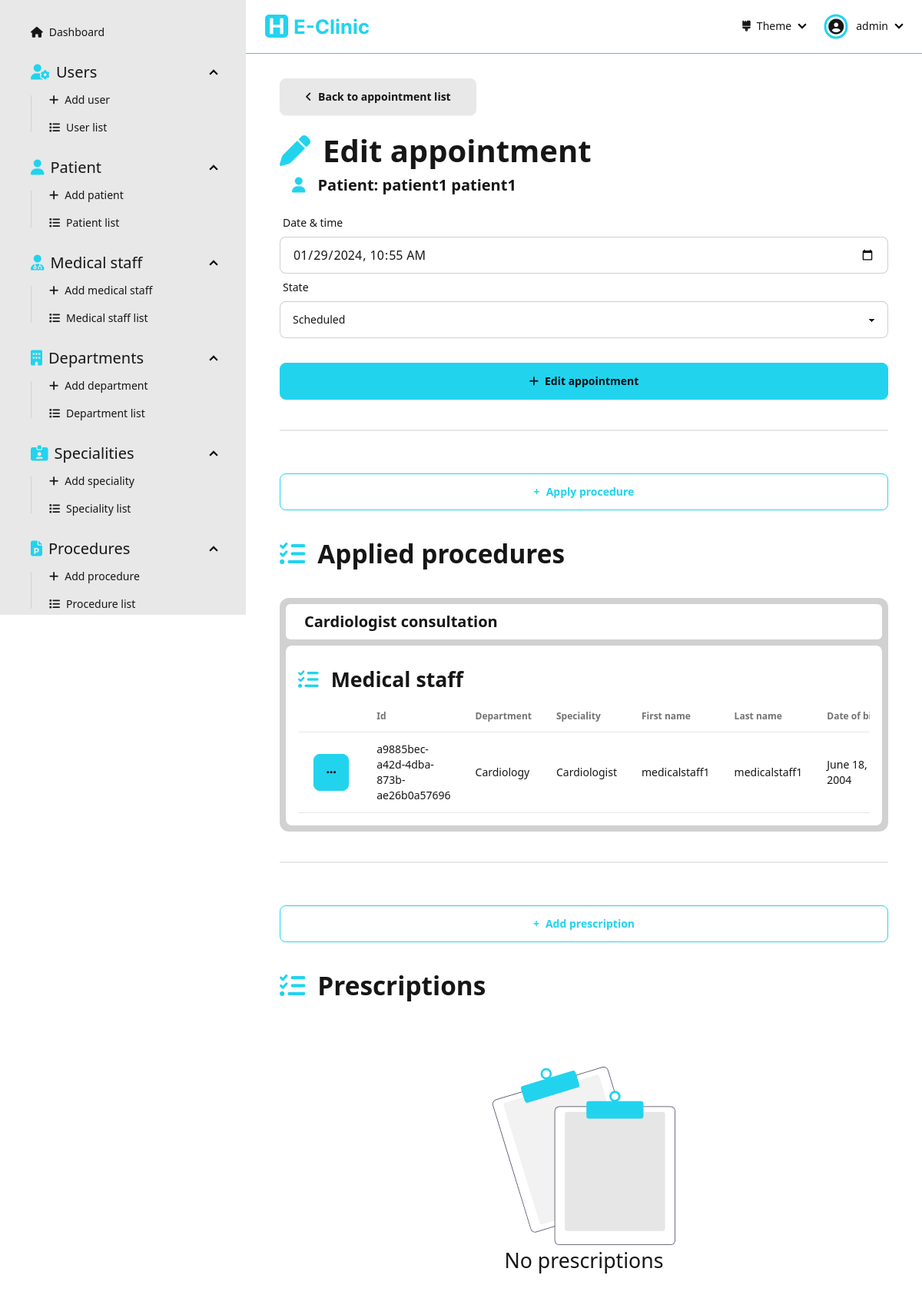
/dashboard/appointments/edit/ead32697e2bb4751986328b0bfb9da7b/ (signed in), run on the app's committed database.
### Dashboard/models.py (models this page shows, shortened)
class Patient(models.Model):
  id = models.UUIDField(primary_key=True, default=uuid.uuid4, editable=False)
  firstName = models.CharField(max_length=256, null=False)
  lastName = models.CharField(max_length=256, null=False)
  dateOfBirth = models.DateField(null=False)
  address = models.CharField(max_length=256, null=False)
  phoneNumber = models.CharField(max_length=20, null=False, unique=True, validators=[RegexValidator(r'^(00213|\+213|0)(5|6|7)\d{8}$')])
  email = models.CharField(max_length=254, null=False, unique=True, validators=[EmailValidator()])
  gender = models.CharField(max_length=10, choices=Genders.choices, null=False)
  createdAt = models.DateTimeField(auto_now_add=True)
  updatedAt = models.DateTimeField(auto_now=True)

class Appointment(models.Model):
  id = models.UUIDField(primary_key=True, default=uuid.uuid4, editable=False)
  patient = models.ForeignKey('Patient', on_delete=models.CASCADE)
  timestamp = models.DateTimeField(null=False)
  state = models.CharField(max_length=15, choices=AppointmentState.choices, default=AppointmentState.SCHEDULED, blank=True)
  createdAt = models.DateTimeField(auto_now_add=True)
  updatedAt = models.DateTimeField(auto_now=True)

class Procedure(models.Model):
  id = models.UUIDField(primary_key=True, default=uuid.uuid4, editable=False)
  name = models.CharField(max_length=256, null=False, unique=True)
  department = models.ForeignKey('Department', on_delete=models.CASCADE, null=True, blank=True)
  type = models.CharField(max_length=20, choices=ProcedureType.choices, null=False)

class ProcedureApplication(models.Model):
  id = models.UUIDField(primary_key=True, default=uuid.uuid4, editable=False)
  appointment = models.ForeignKey('Appointment', on_delete=models.CASCADE)
  medicalStaff = models.ForeignKey('MedicalStaff', on_delete=models.CASCADE)
  procedure = models.ForeignKey('Procedure', on_delete=models.CASCADE)
  report = models.TextField(null=True, blank=True)
  class Meta:
    unique_together = ('appointment', 'medicalStaff', 'procedure')

class MedicalStaff(models.Model):
  id = models.UUIDField(primary_key=True, default=uuid.uuid4, editable=False)
  department = models.ForeignKey('Department', on_delete=models.CASCADE)
  speciality = models.ForeignKey('Speciality', on_delete=models.CASCADE)
  firstName = models.CharField(max_length=256, null=False)
  lastName = models.CharField(max_length=256, null=False)
  dateOfBirth = models.DateField(null=False)
  address = models.CharField(max_length=256, null=False)
  phoneNumber = models.CharField(max_length=20, null=False, unique=True, validators=[RegexValidator(r'^(00213|\+213|0)(5|6|7)\d{8}$')])
  email = models.CharField(max_length=254, null=False, unique=True, validators=[EmailValidator()])
  gender = models.CharField(max_length=10, choices=Genders.choices, null=False)
  createdAt = models.DateTimeField(auto_now_add=True)
  updatedAt = models.DateTimeField(auto_now=True)

class Department(models.Model):
  id = models.UUIDField(primary_key=True, default=uuid.uuid4, editable=False)
  name = models.CharField(max_length=256, null=False, unique=True)
  def __str__(self):
     return f"{self.name}"

class Speciality(models.Model):
  id = models.UUIDField(primary_key=True, default=uuid.uuid4, editable=False)
  name = models.CharField(max_length=256, null=False, unique=True)
  def __str__(self):
     return f"{self.name}"

### Dashboard/views/appointement.py (the view, shortened to what this page needs)
# urls.py: path('dashboard/appointments/edit/<str:appointmentId>/', appointement.editAppointment, name='edit-appointment'),
@login_required(login_url='sign-in')
def editAppointment(request: HttpRequest, appointmentId: str):
  appointment = get_object_or_404(Appointment, id=appointmentId)
  patient = get_object_or_404(Patient, id=appointment.patient.id)
  procedureApplications = ProcedureApplication.objects.filter(appointment=appointment.id).order_by('procedure')
  prescriptions = Prescription.objects.filter(appointment=appointment)
  form = AppointmentForm(instance=appointment, initial={'patient': patient})
  context = { 'form': form, 'patient': patient, 'procedureApplications': procedureApplications, 'prescriptions': prescriptions, 'appointment': appointment }
  return render(request, 'pages/appointment/edit-appointment.html', context=context)

### Dashboard/forms.py
class AppointmentForm(forms.ModelForm):
  class Meta:
    model = Appointment
    fields = '__all__'

### Dashboard/templates/pages/appointment/edit-appointment.html (shortened to what this page needs)
{% extends "layouts/dashboard.html" %}
{% load static %}
{% load widget_tweaks %}
{% block dashboard_content %}
  <div class="flex flex-1 flex-col items-center pb-[5rem]">
    <div class="w-[90%] max-w-[50rem]">
      <form class="flex flex-1 flex-col" action="" method="post">
        <div class="flex mb-[1rem]">
          <a class="btn btn-wide" href="{% url "appointment-list-patient" patientId=patient.id %}"><i class="fas fa-angle-left"></i>Back to appointment list</a>
        </div>
        <div class="text-[30pt] font-bold"><i class="fas fa-pen text-primary mr-[1rem]"></i>Edit appointment</div>
        <div class="text-[15pt] font-semibold ml-[1rem] mb-[1rem]"><i class="fas fa-user text-primary mr-[1rem]"></i>Patient: {{patient.firstName}} {{patient.lastName}}</div>
        <label class="form-control w-full">
          <div class="label">
            <span class="label-text">Date & time</span>
          </div>
          {% render_field form.timestamp type="datetime-local" placeholder="Date & time" class+="input input-bordered w-full" %}
        </label>
        <label class="form-control w-full">
          <div class="label">
            <span class="label-text">State</span>
          </div>
          {% render_field form.state class+="select select-bordered w-full" %}
        </label>
        <button class="btn btn-primary mt-[2rem]"><i class="fas fa-plus"></i>Edit appointment</button>
      </form>
      <div class="divider my-[2rem]"></div>
      <a class="flex" href="{% url "apply-procedure" appointmentId=appointment.id %}">
        <button class="btn btn-primary btn-outline flex flex-1 mt-[1rem]"><fas class="fa-plus"></fas>Apply procedure</button>
      </a>
      <div class="text-[25pt] font-bold my-[2rem]"><i class="fas fa-list-check text-primary mr-[1rem]"></i>Applied procedures</div>
      {% if procedureApplications.count > 0 %}
        {% regroup procedureApplications by procedure.name as procedureList %}
        {% for procedure in procedureList %}
          <div class="flex flex-col p-[0.5rem] bg-base-300 mb-[1rem] rounded-xl">
            <div class="flex justify-between items-center bg-base-100 p-[0.5rem] rounded-md">
              <div class="ml-[1rem] font-bold text-[15pt]">{{procedure.grouper}}</div>
            </div>
            <div class="flex flex-col bg-base-100 rounded-lg p-[1rem] mt-[0.5rem]">
              <div class="text-[20pt] font-bold my-[0.5rem]"><i class="fas fa-list-check text-primary mr-[1rem]"></i>Medical staff</div>
              <div class="overflow-x-auto flex-1 flex items-start">
                <table class="table table-pin-rows table-pin-cols table-zebra">
                  <thead>
                    <tr>
                      <td></td>
                      <td>Id</td>
                      <td>Department</td>
                      <td>Speciality</td>
                      <td>First name</td>
                      <td>Last name</td>
                      <td>Date of birth</td>
                    </tr>
                  </thead>
                  <tbody>
                    {% with outerCount=forloop.counter %}
                      {% for procedureApplication in procedure.list %}
                        <tr>
                          <td>
                            <div class="dropdown">
                              <div tabindex="0" role="button" class="btn btn-primary m-1"><i class="fas fa-ellipsis"></i></div>
                            </div>
                          </td>
                          <td>{{procedureApplication.medicalStaff.id}}</td>
                          <td>{{procedureApplication.medicalStaff.department}}</td>
                          <td>{{procedureApplication.medicalStaff.speciality}}</td>
                          <td>{{procedureApplication.medicalStaff.firstName}}</td>
                          <td>{{procedureApplication.medicalStaff.lastName}}</td>
                          <td>{{procedureApplication.medicalStaff.dateOfBirth}}</td>
                        </tr>
                      {% endfor %}
                    {% endwith %}
                  </tbody>
                </table>
              </div>
            </div>
          </div>
        {% endfor %}
      {% else %}
        <div class="flex flex-col items-center mt-[5rem]">
          <img class="w-[30%]" src="{% static "assets/empty-list.svg" %}" alt="empty-list">
          <div class="text-[20pt]">No procedures applied</div>
        </div>
      {% endif %}
      <div class="divider my-[2rem]"></div>
      <a class="flex" href="{% url "add-prescription" appointmentId=appointment.id %}">
        <button class="btn btn-primary btn-outline flex flex-1 mt-[1rem]"><fas class="fa-plus"></fas>Add prescription</button>
      </a>
      <div class="text-[25pt] font-bold my-[2rem]"><i class="fas fa-list-check text-primary mr-[1rem]"></i>Prescriptions</div>
      {% if prescriptions.count > 0 %}
        <div class="overflow-x-auto flex-1 flex items-start">
          <table class="table table-pin-rows table-pin-cols table-zebra">
            <thead>
              <tr>
                <td></td>
                <td>Id</td>
                <td>Content</td>
              </tr>
            </thead>
            <tbody>
              {% for prescription in prescriptions %}
                <tr>
                  <td>
                    <div class="dropdown">
                      <div tabindex="0" role="button" class="btn btn-primary m-1"><i class="fas fa-ellipsis"></i></div>
                      <ul tabindex="0" class="dropdown-content z-[1] menu p-2 shadow-2xl bg-base-200 rounded-box w-52">
                        <li><a href="{% url "edit-prescription" prescriptionId=prescription.id %}"><i class="fas fa-pen"></i>Edit</a></li>
                        <li><a class="text-error" onclick="modal_{{forloop.counter}}.showModal()"><i class="fas fa-trash"></i>Delete</a></li>
                      </ul>
                    </div>
                    <dialog id="modal_{{forloop.counter}}" class="modal">
                      <div class="modal-box">
                        <h3 class="font-bold text-lg">Delete confirmation</h3>
                        <p class="py-4">Are you sure you want to delete prescription of {{appointment.timestamp}}</p>
                        <div class="modal-action">
                          <form action="{% url "delete-prescription" prescriptionId=prescription.id %}" method="post">
                            {% csrf_token %}
                            <button class="btn btn-error">Delete</button>
                          </form>
                          <form method="dialog">
                            <button class="btn">Close</button>
                          </form>
                        </div>
                      </div>
                    </dialog>
                  </td>
                  <td>{{prescription.id}}</td>
                  <td>{{prescription.content}}</td>
                </tr>
              {% endfor %}
            </tbody>
          </table>
        </div>
      {% else %}
        <div class="flex flex-col items-center mt-[5rem]">
          <img class="w-[30%]" src="{% static "assets/empty-list.svg" %}" alt="empty-list">
          <div class="text-[20pt]">No prescriptions</div>
        </div>
      {% endif %}
    </div>
  </div>
{% endblock dashboard_content %}

### Dashboard/templates/components/navbar-dashboard.html (shortened to what this page needs)
{% load static %}
<div class="navbar bg-base-100 border-b-primary border-b-[1px] mb-[2rem] sticky top-0 z-40">
  <div class="flex-1">
    <a class="btn btn-ghost hidden md:flex" href="/dashboard">
      <img class="h-full py-[0.5rem]" src="{% static "assets/e-clinic-logo-name.svg" %}" alt="e-clinic logo">
    </a>
  </div>
  <div class="flex-none">
    <ul class="menu menu-horizontal px-1">
      <li>
        <details>
          <summary>
            <i class="fas fa-brush"></i> Theme
          </summary>
        </details>
      </li>
      <li>
        <details>
          <summary>
            <div class="rounded-full mr-[0.5rem] ring ring-primary ring-offset-base-100 ring-offset-[0.15rem] flex justify-center items-center pt-[0.05rem]">
              <i class="fas fa-user-circle text-[15pt]"></i>
            </div>
            {{user}}
          </summary>
        </details>
      </li>
    </ul>
  </div>
</div>

### data on the page
Patient: firstName "patient1", lastName "patient1"
Appointment: timestamp "01/29/2024 10:55", state "Scheduled"
Procedure: grouper "Cardiologist consultation"
ProcedureApplication: medicalStaff.id "a9885bec-a42d-4dba-873b-ae26b0a57696", medicalStaff.department "Cardiology", medicalStaff.speciality "Cardiologist", medicalStaff.firstName "medicalstaff1", medicalStaff.lastName "medicalstaff1", medicalStaff.dateOfBirth "June 18, 2004"

### other printed values
{{ user }} "admin"
